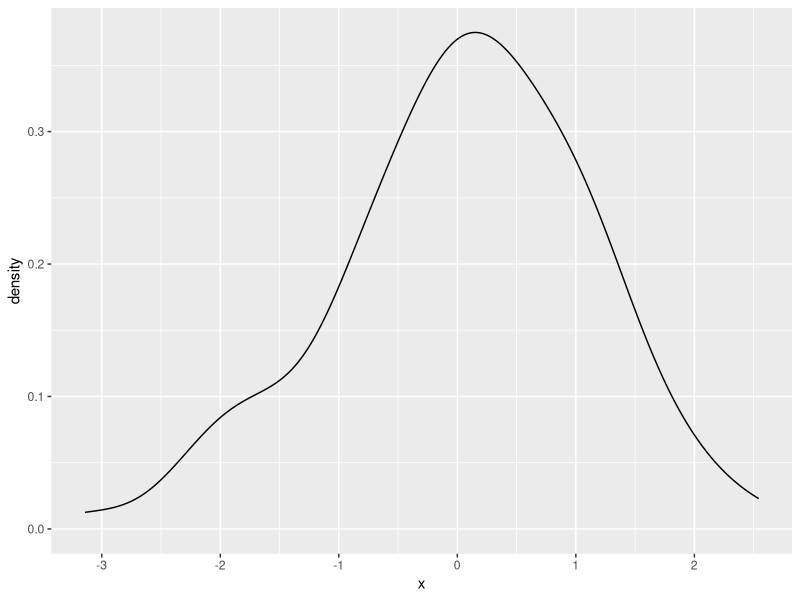
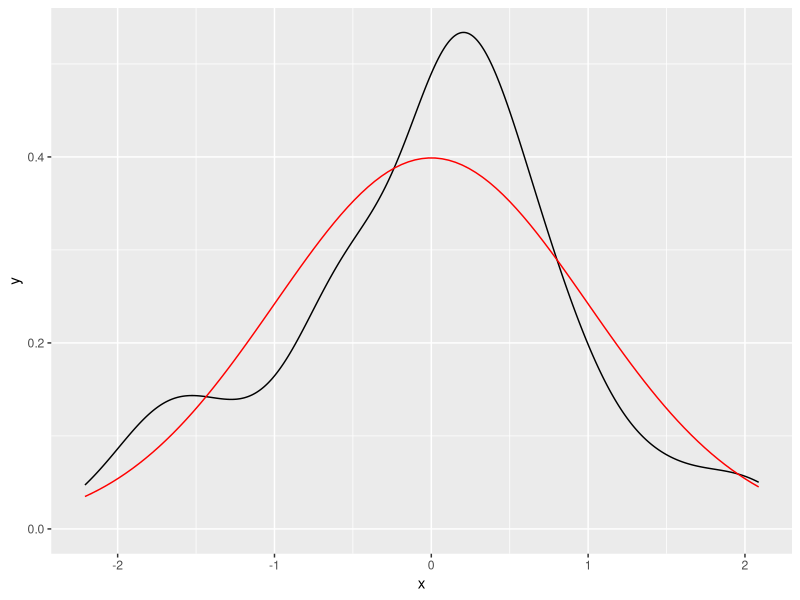
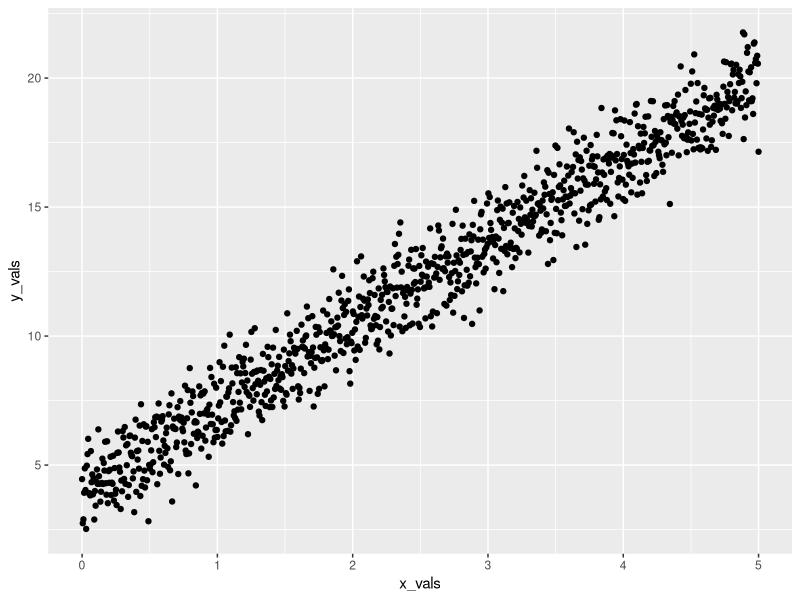
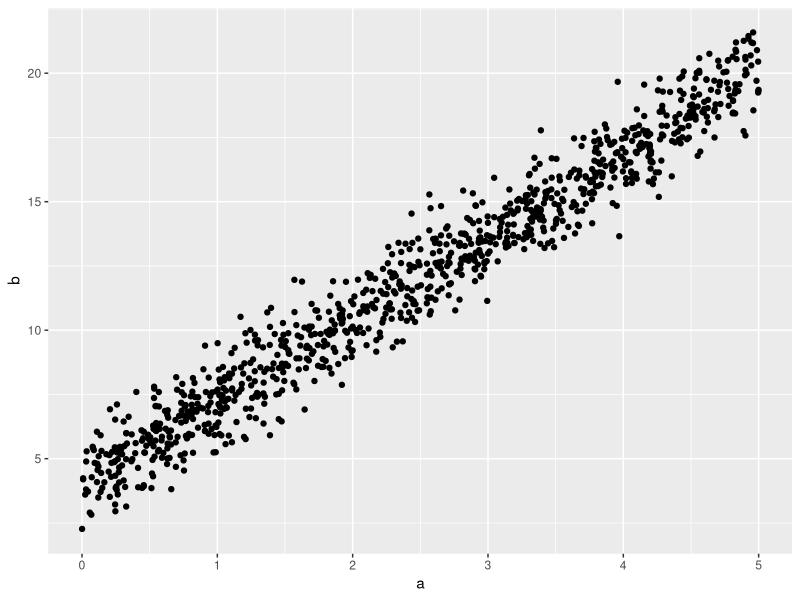
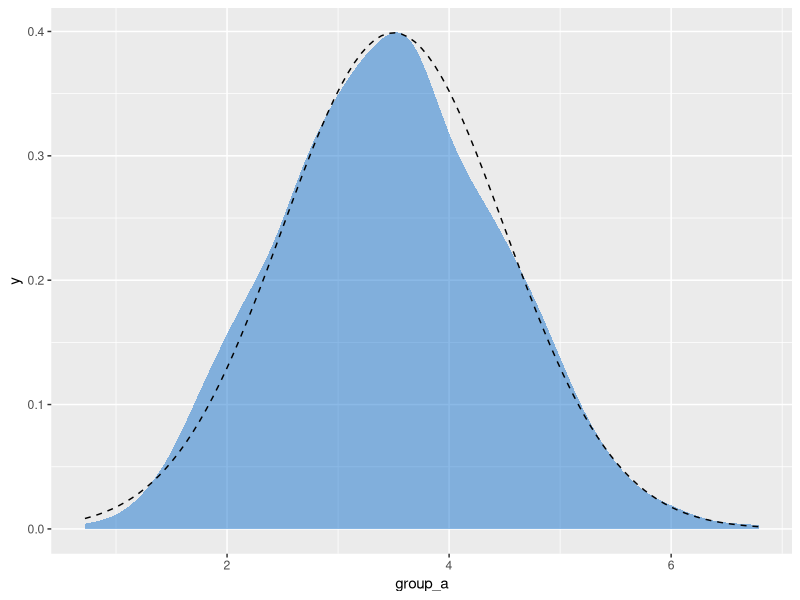
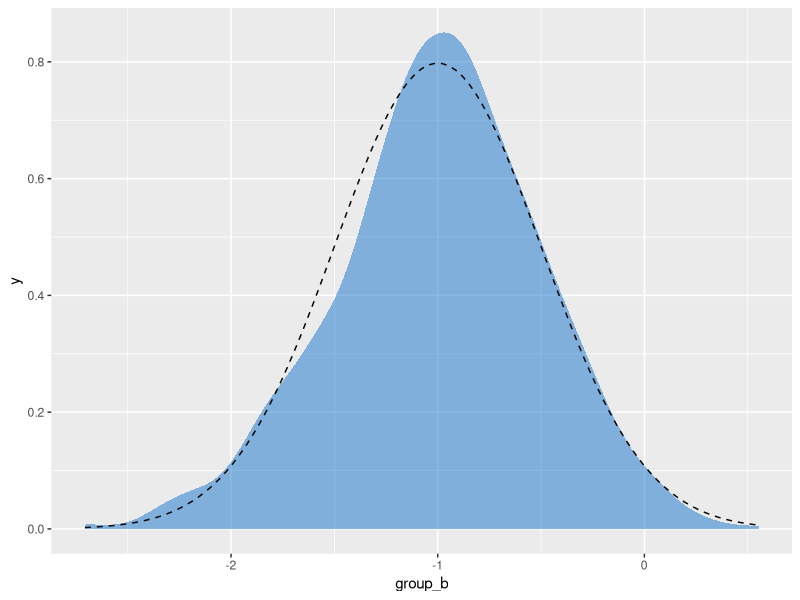
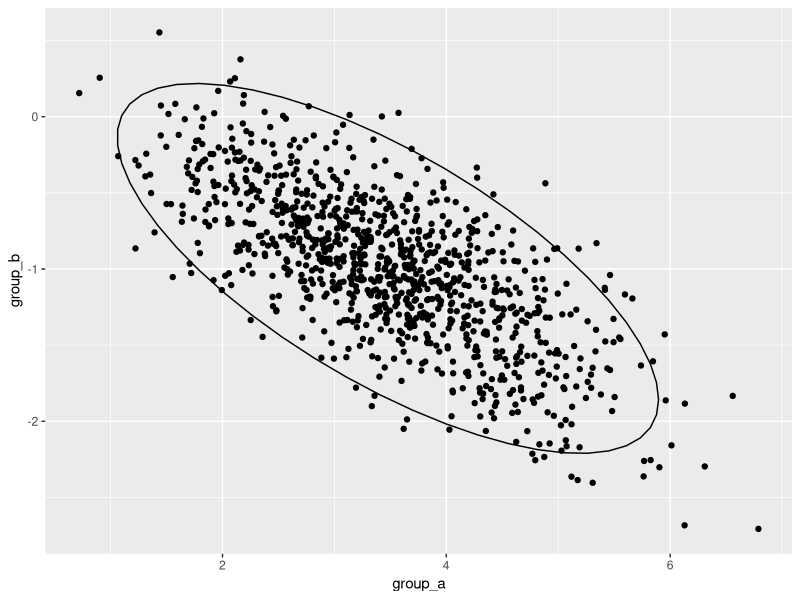

Reproduce these figures in R, in order. (Note: this script raises an error after producing the figures.)
## ---- chunk 1
library(tidyverse)
## ---- chunk 2
rnorm(n = 5, mean = 0, sd = 1)
## ---- chunk 3
tibble(
  x = rnorm(n = 100, mean = 0, sd = 1)
) %>%
  ggplot(aes(x = x)) +
  geom_density()
## ---- chunk 4
tibble(
  x = rnorm(n = 100, mean = 0, sd = 1)
) %>%
  ggplot(aes(x = x)) +
  geom_density() +
  stat_function(
    fun = dnorm,
    args = list(mean = 0, sd = 1),
    color = "red"
  )
## ---- chunk 5
beta_0  <- 4
beta_1  <- 3.2
epsilon <- rnorm(n = 1000, mean = 0, sd = 1)

sim_normal <- tibble(
 # x_vals = runif(1000, 0, 10)
  
  x_vals = seq(from = 0, to = 5, length.out = 1000),
  y_vals = beta_0 + beta_1 * x_vals + epsilon,
)

sim_normal %>% head()
## ---- chunk 6
sim_normal %>%
  ggplot(aes(x = x_vals, y = y_vals)) +
  geom_point()
## ---- chunk 7
tibble(
  a = runif(1000, 0, 5),
  b = 4 + rnorm(1000, mean = 3.2 * a, sd = 1) 
) %>% 
  ggplot(aes(x = a, y = b)) +
  geom_point() 

## ---- chunk 8
a <- 3.5 
b <- -1 
sigma_a <- 1 
sigma_b <- 0.5 
rho <- -0.7 

mu <- c(a, b)
cov_ab <- sigma_a * sigma_b * rho # 协方差
## ---- chunk 9
# 构建协方差矩阵
sigma <- matrix(c(sigma_a^2, cov_ab,
                  cov_ab, sigma_b^2), ncol = 2)
## ---- chunk 10
d <- MASS::mvrnorm(1000, mu = mu, Sigma = sigma) %>%
  data.frame() %>%
  set_names("group_a", "group_b")

d
## ---- chunk 11
d %>% 
  ggplot(aes(x = group_a)) +
  geom_density(color = "transparent", 
               fill = "dodgerblue3", 
               alpha = 1/2) +
  stat_function(fun = dnorm, 
                args = list(mean = 3.5, sd = 1),
                linetype = 2
                ) 
## ---- chunk 12
d %>% 
  ggplot(aes(x = group_b)) +
  geom_density(color = "transparent", 
               fill = "dodgerblue3", 
               alpha = 1/2) +
  stat_function(fun = dnorm, 
                args = list(mean = -1, sd = 0.5),
                linetype = 2
                ) 
## ---- chunk 13
d %>% 
  ggplot(aes(x = group_a, y = group_b)) +
  geom_point() +
  stat_ellipse(type = "norm", level = 0.95)
## ---- chunk 14
cor(d$group_a, d$group_b)
## ---- chunk 15
cov(d$group_a, d$group_b)
## ---- chunk 16
knitr::include_graphics(path = "images/pi.jpg")
## ---- chunk 17
set.seed(2019)

n <- 50000
points <- tibble("x" = runif(n), "y" = runif(n))
## ---- chunk 18
points <- points %>% 
    mutate(inside = map2_dbl(.x = x, .y = y, ~if_else(.x**2 + .y**2 < 1, 1, 0))) %>% 
    rowid_to_column("N")
## ---- chunk 19
points <- points %>% 
    mutate(estimate = 4*cumsum(inside)/N)
## ---- chunk 20
points %>% tail()
## ---- chunk 21
points %>% 
	ggplot() + 
    geom_line(aes(y = estimate, x = N), colour = "#82518c") + 
    geom_hline(yintercept = pi) 
## ---- chunk 22
true.mean <- 175.7
true.sd <- 15.19
## ---- chunk 23
pop.distn <-
  tibble(
    height = seq(100, 250, 0.5),
    density = dnorm(height, mean = true.mean, sd = true.sd)
  )

ggplot(pop.distn) +
  geom_line(aes(height, density)) +
  geom_vline(
    xintercept = true.mean,
    color = "red",
    linetype = "dashed"
  ) +
  geom_vline(
    xintercept = true.mean + true.sd,
    color = "blue",
    linetype = "dashed"
  ) +
  geom_vline(
    xintercept = true.mean - true.sd,
    color = "blue",
    linetype = "dashed"
  ) +
  labs(
    x = "Height (cm)", y = "Density",
    title = "川师男生身高分布"
  )
## ---- chunk 24
sample.a <-
  tibble(height = rnorm(n = 30, mean = true.mean, sd = true.sd))
## ---- chunk 25
sample.a %>%
  ggplot(aes(x = height)) +
  geom_histogram(aes(y = stat(density)),
    fill = "steelblue",
    alpha = 0.75,
    bins = 10
  ) +
  geom_line(
    data = pop.distn,
    aes(x = height, y = density),
    alpha = 0.25, size = 1.5
  ) +
  geom_vline(xintercept = true.mean, linetype = "dashed", color = "red") +
  geom_vline(xintercept = mean(sample.a$height), linetype = "solid")
## ---- chunk 26
sample.a %>%
  summarize(
    sample.mean = mean(height),
    sample.sd = sd(height)
  )
## ---- chunk 27
sample.b <-
  tibble(height = rnorm(30, mean = true.mean, sd = true.sd))
## ---- chunk 28
sample.b %>%
  ggplot(aes(x = height)) +
  geom_histogram(aes(y = stat(density)),
    fill = "steelblue", alpha = 0.75, bins = 10
  ) +
  geom_line(
    data = pop.distn, aes(x = height, y = density),
    alpha = 0.25, size = 1.5
  ) +
  geom_vline(xintercept = true.mean, linetype = "dashed", color = "red") +
  geom_vline(xintercept = mean(sample.a$height), linetype = "solid")
## ---- chunk 29
sample.b %>%
  summarize(
    sample.mean = mean(height),
    sample.sd = sd(height)
  )
## ---- chunk 30
rnorm.stats <- function(n, mu, sigma) {
  the.sample <- rnorm(n, mu, sigma)
  tibble(
    sample.size = n,
    sample.mean = mean(the.sample),
    sample.sd = sd(the.sample)
  )
}
## ---- chunk 31
rnorm.stats(30, true.mean, true.sd)
## ---- chunk 32
df.samples.of.30 <-
  purrr::rerun(2500, rnorm.stats(30, true.mean, true.sd)) %>%
  dplyr::bind_rows()
## ---- chunk 33
df.samples.of.30 %>% head()
## ---- chunk 34
df.samples.of.30 %>%
  ggplot(aes(x = sample.mean, y = stat(density))) +
  geom_histogram(bins = 25, fill = "firebrick", alpha = 0.5) +
  geom_vline(xintercept = true.mean, linetype = "dashed", color = "red") +
  labs(
    title = "抽样2500次（每次30个男生）身高均值的分布",
    subtitle = "Distribution of mean heights for 2500 samples of size 30"
  )
## ---- chunk 35
df.samples.of.30 %>%
  ggplot(aes(x = sample.mean, y = stat(density))) +
  geom_histogram(bins = 50, fill = "firebrick", alpha = 0.5) +
  geom_histogram(
    data = sample.a,
    aes(x = height, y = stat(density)),
    bins = 11, fill = "steelblue", alpha = 0.25
  ) +
  geom_vline(xintercept = true.mean, linetype = "dashed", color = "red") +
  geom_line(data = pop.distn, aes(x = height, y = density), alpha = 0.25, size = 1.5) +
  xlim(125, 225)
## ---- chunk 36
df.samples.of.30 %>%
  summarize(
    mean.of.means = mean(sample.mean),
    sd.of.means = sd(sample.mean)
  )
## ---- chunk 37
df.samples.of.50 <-
  rerun(2500, rnorm.stats(50, true.mean, true.sd)) %>%
  bind_rows()

df.samples.of.100 <-
  rerun(2500, rnorm.stats(100, true.mean, true.sd)) %>%
  bind_rows()

df.samples.of.250 <-
  rerun(2500, rnorm.stats(250, true.mean, true.sd)) %>%
  bind_rows()

df.samples.of.500 <-
  rerun(2500, rnorm.stats(500, true.mean, true.sd)) %>%
  bind_rows()
## ---- chunk 38
df.combined <-
  bind_rows(
    df.samples.of.30,
    df.samples.of.50,
    df.samples.of.100,
    df.samples.of.250,
    df.samples.of.500
  ) %>%
  mutate(sample.sz = as.factor(sample.size))
## ---- chunk 39
df.combined %>%
  ggplot(aes(x = sample.mean, y = stat(density), fill = sample.sz)) +
  geom_histogram(bins = 25, alpha = 0.5) +
  geom_vline(xintercept = true.mean, linetype = "dashed") +
  facet_wrap(vars(sample.sz), nrow = 1) +
  scale_fill_brewer(palette = "Set1") +
  labs(
    x = "Sample means", y = "Density",
    title = "Distribution of mean heights for samples of varying size"
  )
## ---- chunk 40
sampling.distn.mean.table <-
  df.combined %>%
  group_by(sample.size) %>%
  summarize(
    mean.of.means = mean(sample.mean),
    sd.of.means = sd(sample.mean)
  )
sampling.distn.mean.table
## ---- chunk 41
df.se.mean.theory <- tibble(
  sample.size = seq(10,500,10)
  ) %>% 
  mutate(std.error = true.sd/sqrt(sample.size))

df.se.mean.theory
## ---- chunk 42
sampling.distn.mean.table %>%
  ggplot(aes(x = sample.size, y = sd.of.means)) +
  geom_point() +
  geom_line(aes(x = sample.size, y = std.error), 
            data = df.se.mean.theory, 
            color = "red") +
  labs(
    x = "Sample size", y = "Std Error of Mean",
    title = "平均值标准误差随样本大小变化（理论值和模拟值对比）"
  )
## ---- chunk 43
sampling.distn.sd.table <-
  df.combined %>%
  group_by(sample.size) %>%
  summarize(
    mean.of.sds = mean(sample.sd),
    sd.of.sds = sd(sample.sd)
  )

sampling.distn.sd.table
